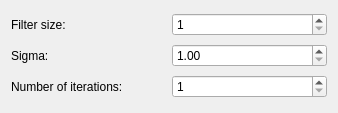
<?xml version="1.0" encoding="UTF-8"?>
<ui version="4.0">
 <class>RLDeconvolution</class>
 <widget class="QWidget" name="RLDeconvolution">
  <property name="geometry">
   <rect>
    <x>0</x>
    <y>0</y>
    <width>338</width>
    <height>113</height>
   </rect>
  </property>
  <layout class="QVBoxLayout" name="verticalLayout">
   <item>
    <layout class="QHBoxLayout" name="horizontalLayout">
     <item>
      <widget class="QLabel" name="label">
       <property name="sizePolicy">
        <sizepolicy hsizetype="Preferred" vsizetype="Preferred">
         <horstretch>0</horstretch>
         <verstretch>0</verstretch>
        </sizepolicy>
       </property>
       <property name="text">
        <string>Filter size:</string>
       </property>
      </widget>
     </item>
     <item>
      <widget class="QSpinBox" name="filterSize">
       <property name="minimum">
        <number>1</number>
       </property>
       <property name="maximum">
        <number>11</number>
       </property>
       <property name="singleStep">
        <number>2</number>
       </property>
      </widget>
     </item>
    </layout>
   </item>
   <item>
    <layout class="QHBoxLayout" name="horizontalLayout_2">
     <item>
      <widget class="QLabel" name="label_2">
       <property name="text">
        <string>Sigma:</string>
       </property>
      </widget>
     </item>
     <item>
      <widget class="QDoubleSpinBox" name="sigma">
       <property name="minimum">
        <double>1.000000000000000</double>
       </property>
       <property name="maximum">
        <double>10.000000000000000</double>
       </property>
      </widget>
     </item>
    </layout>
   </item>
   <item>
    <layout class="QHBoxLayout" name="horizontalLayout_3">
     <item>
      <widget class="QLabel" name="label_3">
       <property name="text">
        <string>Number of iterations:</string>
       </property>
      </widget>
     </item>
     <item>
      <widget class="QSpinBox" name="iterations">
       <property name="minimum">
        <number>1</number>
       </property>
      </widget>
     </item>
    </layout>
   </item>
  </layout>
 </widget>
 <resources/>
 <connections/>
</ui>
